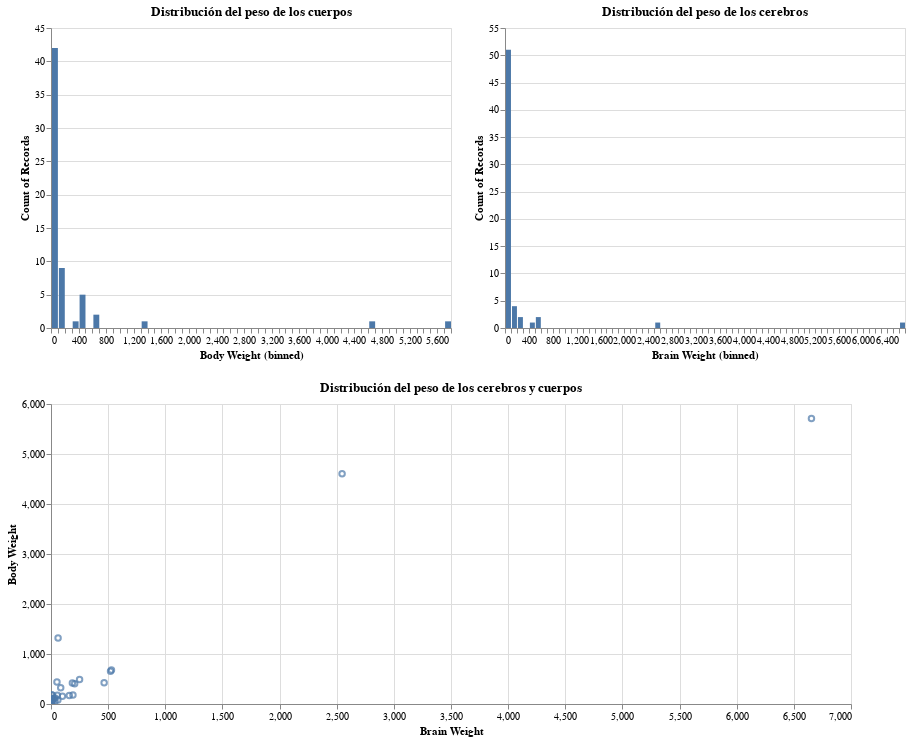

The notebook cell this image was saved under:
### Code cell
(hist_body|hist_brain)&scatter_brain_body

### Figure 1 — Vega-Lite specification as saved in the notebook (floating-point values rounded to 4 significant figures)
{"config": {"view": {"continuousWidth": 400, "continuousHeight": 300}}, "vconcat": [{"hconcat": [{"mark": "bar", "encoding": {"x": {"type": "quantitative", "bin": {"maxbins": 100}, "field": "Body Weight"}, "y": {"type": "quantitative", "aggregate": "count"}}, "selection": {"selector010": {"type": "interval", "bind": "scales", "encodings": ["x", "y"]}}, "title": "Distribución del peso de los cuerpos", "width": 400}, {"mark": "bar", "encoding": {"x": {"type": "quantitative", "bin": {"maxbins": 100}, "field": "Brain Weight"}, "y": {"type": "quantitative", "aggregate": "count"}}, "selection": {"selector009": {"type": "interval", "bind": "scales", "encodings": ["x", "y"]}}, "title": "Distribución del peso de los cerebros", "width": 400}]}, {"mark": "point", "encoding": {"x": {"type": "quantitative", "field": "Brain Weight"}, "y": {"type": "quantitative", "field": "Body Weight"}}, "selection": {"selector011": {"type": "interval", "bind": "scales", "encodings": ["x", "y"]}}, "title": "Distribución del peso de los cerebros y cuerpos", "width": 800}], "data": {"name": "data-c3f1d169386444fd3f2894e6f80b96b0"}, "$schema": "https://vega.github.io/schema/vega-lite/v4.8.1.json", "datasets": {"data-c3f1d169386444fd3f2894e6f80b96b0": [{"Index": 1, "Brain Weight": 3.385, "Body Weight": 44.5}, {"Index": 2, "Brain Weight": 0.48, "Body Weight": 15.5}, {"Index": 3, "Brain Weight": 1.35, "Body Weight": 8.1}, {"Index": 4, "Brain Weight": 465.0, "Body Weight": 423.0}, {"Index": 5, "Brain Weight": 36.33, "Body Weight": 119.5}, {"Index": 6, "Brain Weight": 27.66, "Body Weight": 115.0}, {"Index": 7, "Brain Weight": 14.83, "Body Weight": 98.2}, {"Index": 8, "Brain Weight": 1.04, "Body Weight": 5.5}, {"Index": 9, "Brain Weight": 4.19, "Body Weight": 58.0}, {"Index": 10, "Brain Weight": 0.425, "Body Weight": 6.4}, {"Index": 11, "Brain Weight": 0.101, "Body Weight": 4.0}, {"Index": 12, "Brain Weight": 0.92, "Body Weight": 5.7}, {"Index": 13, "Brain Weight": 1.0, "Body Weight": 6.6}, {"Index": 14, "Brain Weight": 0.005, "Body Weight": 0.14}, {"Index": 15, "Brain Weight": 0.06, "Body Weight": 1.0}, {"Index": 16, "Brain Weight": 3.5, "Body Weight": 10.8}, {"Index": 17, "Brain Weight": 2.0, "Body Weight": 12.3}, {"Index": 18, "Brain Weight": 1.7, "Body Weight": 6.3}, {"Index": 19, "Brain Weight": 2547.0, "Body Weight": 4603.0}, {"Index": 20, "Brain Weight": 0.023, "Body Weight": 0.3}, {"Index": 21, "Brain Weight": 187.1, "Body Weight": 419.0}, {"Index": 22, "Brain Weight": 521.0, "Body Weight": 655.0}, {"Index": 23, "Brain Weight": 0.785, "Body Weight": 3.5}, {"Index": 24, "Brain Weight": 10.0, "Body Weight": 115.0}, {"Index": 25, "Brain Weight": 3.3, "Body Weight": 25.6}, {"Index": 26, "Brain Weight": 0.2, "Body Weight": 5.0}, {"Index": 27, "Brain Weight": 1.41, "Body Weight": 17.5}, {"Index": 28, "Brain Weight": 529.0, "Body Weight": 680.0}, {"Index": 29, "Brain Weight": 207.0, "Body Weight": 406.0}, {"Index": 30, "Brain Weight": 85.0, "Body Weight": 325.0}, {"Index": 31, "Brain Weight": 0.75, "Body Weight": 12.3}, {"Index": 32, "Brain Weight": 62.0, "Body Weight": 1320.0}, {"Index": 33, "Brain Weight": 6654.0, "Body Weight": 5712.0}, {"Index": 34, "Brain Weight": 3.5, "Body Weight": 3.9}, {"Index": 35, "Brain Weight": 6.8, "Body Weight": 179.0}, {"Index": 36, "Brain Weight": 35.0, "Body Weight": 56.0}, {"Index": 37, "Brain Weight": 4.05, "Body Weight": 17.0}, {"Index": 38, "Brain Weight": 0.12, "Body Weight": 1.0}, {"Index": 39, "Brain Weight": 0.023, "Body Weight": 0.4}, {"Index": 40, "Brain Weight": 0.01, "Body Weight": 0.25}, {"Index": 41, "Brain Weight": 1.4, "Body Weight": 12.5}, {"Index": 42, "Brain Weight": 250.0, "Body Weight": 490.0}, {"Index": 43, "Brain Weight": 2.5, "Body Weight": 12.1}, {"Index": 44, "Brain Weight": 55.5, "Body Weight": 175.0}, {"Index": 45, "Brain Weight": 100.0, "Body Weight": 157.0}, {"Index": 46, "Brain Weight": 52.16, "Body Weight": 440.0}, {"Index": 47, "Brain Weight": 10.55, "Body Weight": 179.5}, {"Index": 48, "Brain Weight": 0.55, "Body Weight": 2.4}, {"Index": 49, "Brain Weight": 60.0, "Body Weight": 81.0}, {"Index": 50, "Brain Weight": 3.6, "Body Weight": 21.0}, {"Index": 51, "Brain Weight": 4.288, "Body Weight": 39.2}, {"Index": 52, "Brain Weight": 0.28, "Body Weight": 1.9}, {"Index": 53, "Brain Weight": 0.075, "Body Weight": 1.2}, {"Index": 54, "Brain Weight": 0.122, "Body Weight": 3.0}, {"Index": 55, "Brain Weight": 0.048, "Body Weight": 0.33}, {"Index": 56, "Brain Weight": 192.0, "Body Weight": 180.0}, {"Index": 57, "Brain Weight": 3.0, "Body Weight": 25.0}, {"Index": 58, "Brain Weight": 160.0, "Body Weight": 169.0}, {"Index": 59, "Brain Weight": 0.9, "Body Weight": 2.6}, {"Index": 60, "Brain Weight": 1.62, "Body Weight": 11.4}, {"Index": 61, "Brain Weight": 0.104, "Body Weight": 2.5}, {"Index": 62, "Brain Weight": 4.235, "Body Weight": 50.4}]}}
